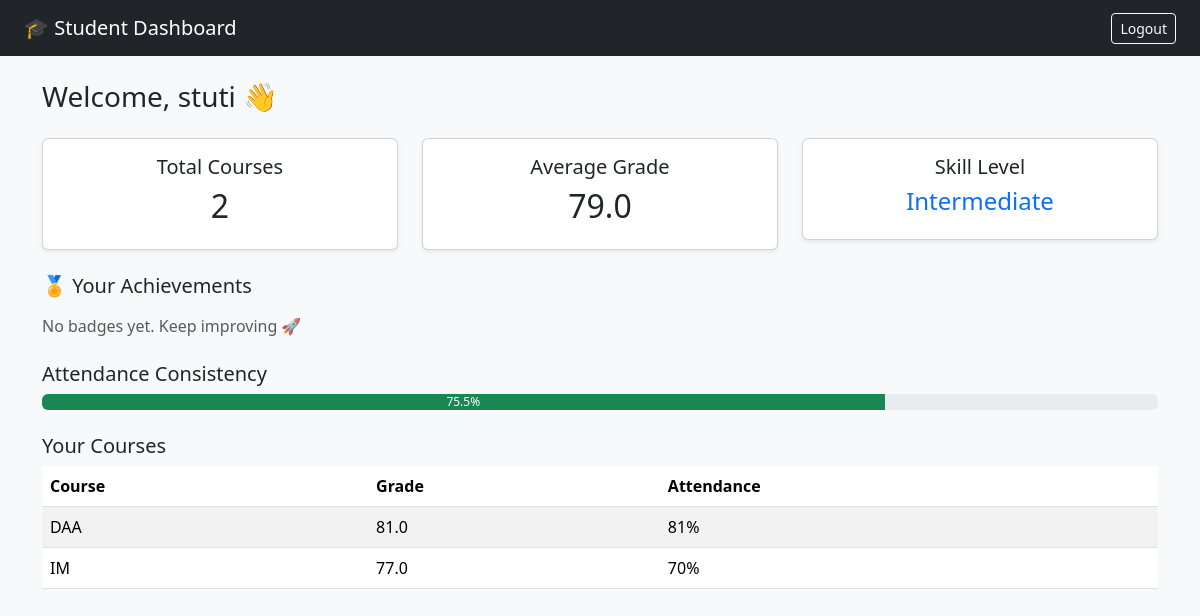
The page /dashboard/ (signed in) on the database its author committed.
### core/models.py (models this page shows, shortened)
class Enrollment(models.Model):
    user = models.ForeignKey(User, on_delete=models.CASCADE)
    course = models.ForeignKey(Course, on_delete=models.CASCADE)
    grade = models.FloatField()
    attendance = models.IntegerField()
    date = models.DateField(auto_now_add=True)

class Course(models.Model):
    name = models.CharField(max_length=100)
    credits = models.IntegerField()

### core/views.py (the view)
# urls.py: path('dashboard/', DashboardView.as_view(), name='dashboard'),
class DashboardView(LoginRequiredMixin, TemplateView):
    template_name = 'core/dashboard.html'
    def get_context_data(self, **kwargs):
        context        = super().get_context_data(**kwargs)
        enrollments    = Enrollment.objects.filter(user=self.request.user)
        profile, _     = StudentProfile.objects.get_or_create(user=self.request.user)
        total_courses  = enrollments.count()
        avg_grade      = enrollments.aggregate(Avg('grade'))['grade__avg']
        avg_attendance = enrollments.aggregate(Avg('attendance'))['attendance__avg']
        skill = (
            "Advanced"     if avg_grade and avg_grade >= 85 else
            "Intermediate" if avg_grade and avg_grade >= 60 else
            "Beginner"
        )
        badges = []
        if avg_grade:
            if avg_grade >= 85:  badges.append("🏆 Top Performer")
            elif avg_grade < 50: badges.append("⚠️ Needs Improvement")
        if avg_attendance and avg_attendance >= 90:
            badges.append("🔥 Consistent")
        if total_courses >= 3:
            badges.append("📚 Active Learner")
        context.update({
            'enrollments':      enrollments,
            'total_courses':    total_courses,
            'avg_grade':        avg_grade,
            'attendance_width': f"{avg_attendance or 0}%",
            'avg_attendance':   avg_attendance,
            'skill_level':      skill,
            'profile':          profile,
            'badges':           badges,
        })
        return context

### core/templates/core/dashboard.html (shortened to what this page needs)
{% extends 'core/base.html' %}
{% block content %}
<h3 class="mb-4">Welcome, {{ user.username }} 👋</h3>
<div class="row mb-4">
    <div class="col-md-4">
        <div class="card text-center shadow-sm">
            <div class="card-body">
                <h5>Total Courses</h5>
                <h2>{{ total_courses }}</h2>
            </div>
        </div>
    </div>
    <div class="col-md-4">
        <div class="card text-center shadow-sm">
            <div class="card-body">
                <h5>Average Grade</h5>
                <h2>{{ avg_grade|default:"0" }}</h2>
            </div>
        </div>
    </div>
    <div class="col-md-4">
        <div class="card text-center shadow-sm">
            <div class="card-body">
                <h5>Skill Level</h5>
                <h4 class="text-primary">{{ skill_level }}</h4>
            </div>
        </div>
    </div>
</div>
<h5 class="mb-3">🏅 Your Achievements</h5>
<div class="mb-4">
    {% if badges %}
        {% for badge in badges %}
            <span class="badge bg-success me-2 p-2 fs-6">
                {{ badge }}
            </span>
        {% endfor %}
    {% else %}
        <span class="text-muted">No badges yet. Keep improving 🚀</span>
    {% endif %}
</div>
<h5>Attendance Consistency</h5>
<div class="progress mb-4">
    <div
        class="progress-bar bg-success"
        role="progressbar"
        aria-valuenow="{{ avg_attendance|default:0 }}"
        aria-valuemin="0"
        aria-valuemax="100"
        style="width: 0%"
        data-width="{{ attendance_width }}"
    >
        {{ avg_attendance|default:0 }}%
    </div>
</div>
<h5>Your Courses</h5>
<table class="table table-striped">
    <thead>
        <tr>
            <th>Course</th>
            <th>Grade</th>
            <th>Attendance</th>
        </tr>
    </thead>
    <tbody>
        {% for e in enrollments %}
        <tr>
            <td>{{ e.course.name }}</td>
            <td>{{ e.grade }}</td>
            <td>{{ e.attendance }}%</td>
        </tr>
        {% empty %}
        <tr>
            <td colspan="3">No courses yet 🚀</td>
        </tr>
        {% endfor %}
    </tbody>
</table>
{% endblock %}

### core/templates/core/base.html (shortened to what this page needs)
<!DOCTYPE html>
<html>
<head>
    <link href="https://cdn.jsdelivr.net/npm/bootstrap@5.3.2/dist/css/bootstrap.min.css" rel="stylesheet">
</head>
<body class="bg-light">
<nav class="navbar navbar-dark bg-dark px-4">
    <span class="navbar-brand">🎓 Student Dashboard</span>
    {% if user.is_authenticated %}
    <form method="post" action="{% url 'logout' %}">
        <button class="btn btn-outline-light btn-sm">Logout</button>
    </form>
    {% endif %}
</nav>
<div class="container mt-4">
    {% block content %}{% endblock %}
</div>
</body>
</html>

### rows shown on the page
Enrollment: course.name "DAA", grade "81.0", attendance "81"
Enrollment: course.name "IM", grade "77.0", attendance "70"

### other values the page prints
{{ user.username }} "stuti"
{{ total_courses }} "2"
{{ avg_grade|default:"0" }} "79.0"
{{ skill_level }} "Intermediate"
{{ avg_attendance|default:0 }} "75.5"
